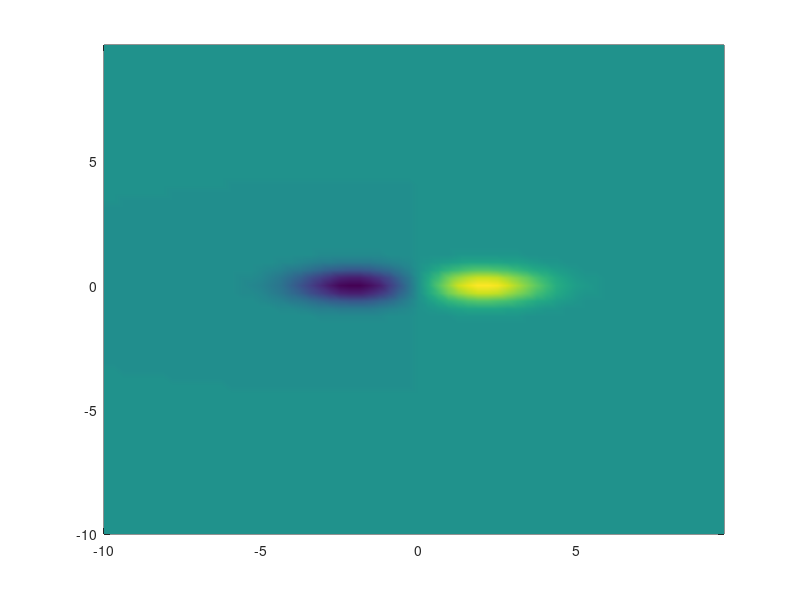

The MATLAB script that drew this image: (Note: this script raises an error after producing the figure.)
close all;clc;clear all;
tspan=0:1:20;
nu=0.001;
L=20;
n=64;

x2=linspace(-L/2,L/2,n+1);x=x2(1:n);
y=x;
[X,Y]=meshgrid(x,y);


kx=(2*pi/L)*[0:n/2-1 -n/2:-1];kx(1)=10^(-6);ky=kx;
[KX,KY]=meshgrid(kx,ky);
K=KX.^2+KY.^2;
K2=reshape(K,n^2,1);

w=exp(-0.25*(X-2).^2-2*Y.^2) - exp(-0.25*(X+2).^2-2*Y.^2);
pcolor(X,Y,w); shading interp;drawnow;pause(.5);
wt=real(fft2(w));
wt2=reshape(wt,n^2,1);

[t,wt2sol]=ode45('advDiff',tspan,wt2,[],nu,K,K2,n,KX,KY);

for j=1:length(t)
    wsol=real(ifft2(reshape(wt2sol(j,:),n,n)));
    pcolor(X,Y,wsol), shading interp
    drawnow;
    pause(.2)
end